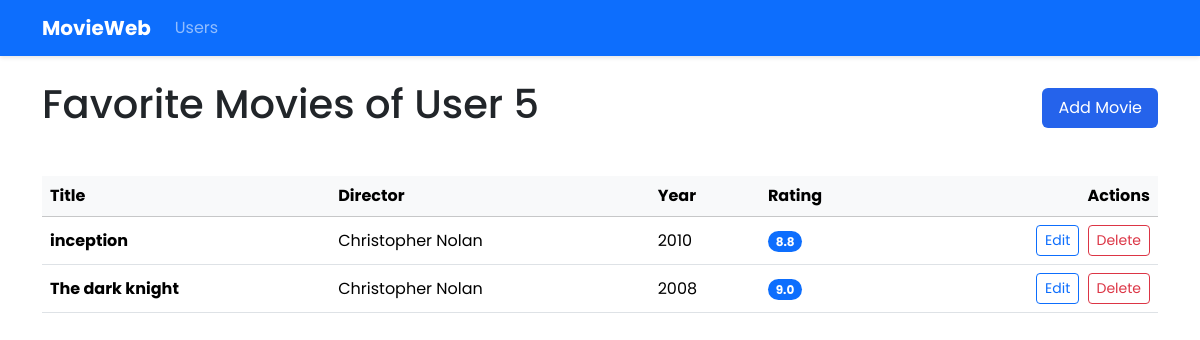
/user/5, run on the app's committed database.
### models.py (models this page shows)
class Movie(Base):
    __tablename__ = "movies"
    id = Column(Integer, primary_key=True)
    user_id = Column(Integer, ForeignKey("users.id"))
    title = Column(String, nullable=False)
    director = Column(String)
    writer = Column(String)
    actors = Column(String)
    year = Column(Integer)
    rating = Column(Float, CheckConstraint('rating >= 0 AND rating <= 10'))
    genre = Column(String)
    runtime = Column(String)
    plot = Column(Text)
    comment = Column(Text)
    user = relationship("User", back_populates="movies")

### app.py (the view)
@app.route("/user/<int:user_id>")
def user_movies(user_id):
    user = data_manager.get_user_by_id(user_id)
    movies = data_manager.get_user_movies(user_id)
    return render_template("movie_list.html", user_id=user_id, movies=movies)

### data_manager/sqlite_data_manager.py (called while the page is built)
    def get_user_movies(self, user_id):
        session = self.Session()
        try:
            user = session.query(User).filter_by(id=user_id).first()
            if user:
                return user.movies
            return []
        finally:
            session.close()

    def get_user_by_id(self, user_id):
        session = self.Session()
        try:
            return session.query(User).filter_by(id=user_id).first()
        finally:
            session.close()

### templates/movie_list.html (shortened to what this page needs)
{% extends "base.html" %}
{% block content %}
<div class="d-flex justify-content-between align-items-center mb-4">
    <h1>Favorite Movies of User {{ user_id }}</h1>
    <a href="{{ url_for('add_movie', user_id=user_id) }}" class="btn btn-primary">
         Add Movie
    </a>
</div>
<div class="table-responsive">
    <table class="table table-hover align-middle">
        <thead class="table-light">
            <tr>
                <th>Title</th>
                <th>Director</th>
                <th>Year</th>
                <th>Rating</th>
                <th class="text-end">Actions</th>
            </tr>
        </thead>
        <tbody>
            {% for movie in movies %}
            <tr>
                <td class="fw-bold">{{ movie.title }}</td>
                <td>{{ movie.director or '-' }}</td>
                <td>{{ movie.year or '-' }}</td>
                <td>
                    {% if movie.rating %}
                    <span class="badge bg-primary rounded-pill">{{ "%.1f"|format(movie.rating) }}</span>
                    {% else %}
                    -
                    {% endif %}
                </td>
                <td class="text-end">
                    <a href="{{ url_for('update_movie', user_id=user_id, movie_id=movie.id) }}"
                       class="btn btn-sm btn-outline-primary me-1">
                        Edit
                    </a>
                    <form action="{{ url_for('delete_movie', user_id=user_id, movie_id=movie.id) }}" method="POST" class="d-inline">
                        <button type="submit" class="btn btn-sm btn-outline-danger">Delete</button>
                    </form>
                </td>
            </tr>
            {% endfor %}
        </tbody>
    </table>
</div>
{% endblock %}

### static/styles.css (style rules this page uses)
body { font-family: 'Poppins', sans-serif; }
:root { --primary: #2563eb; --secondary: #6c757d; --dark: #212529; --light: #f8f9fa; }
.table { margin-top: 1rem; }
.btn-primary { background-color: var(--primary); border: none; padding: 8px 16px; transition: all 0.3s ease; }

### data on the page
Movie: title "inception", director "Christopher Nolan", year "2010", rating "8.8"
Movie: title "The dark knight", director "Christopher Nolan", year "2008", rating "9.0"

### other printed values
{{ user_id }} "5"
